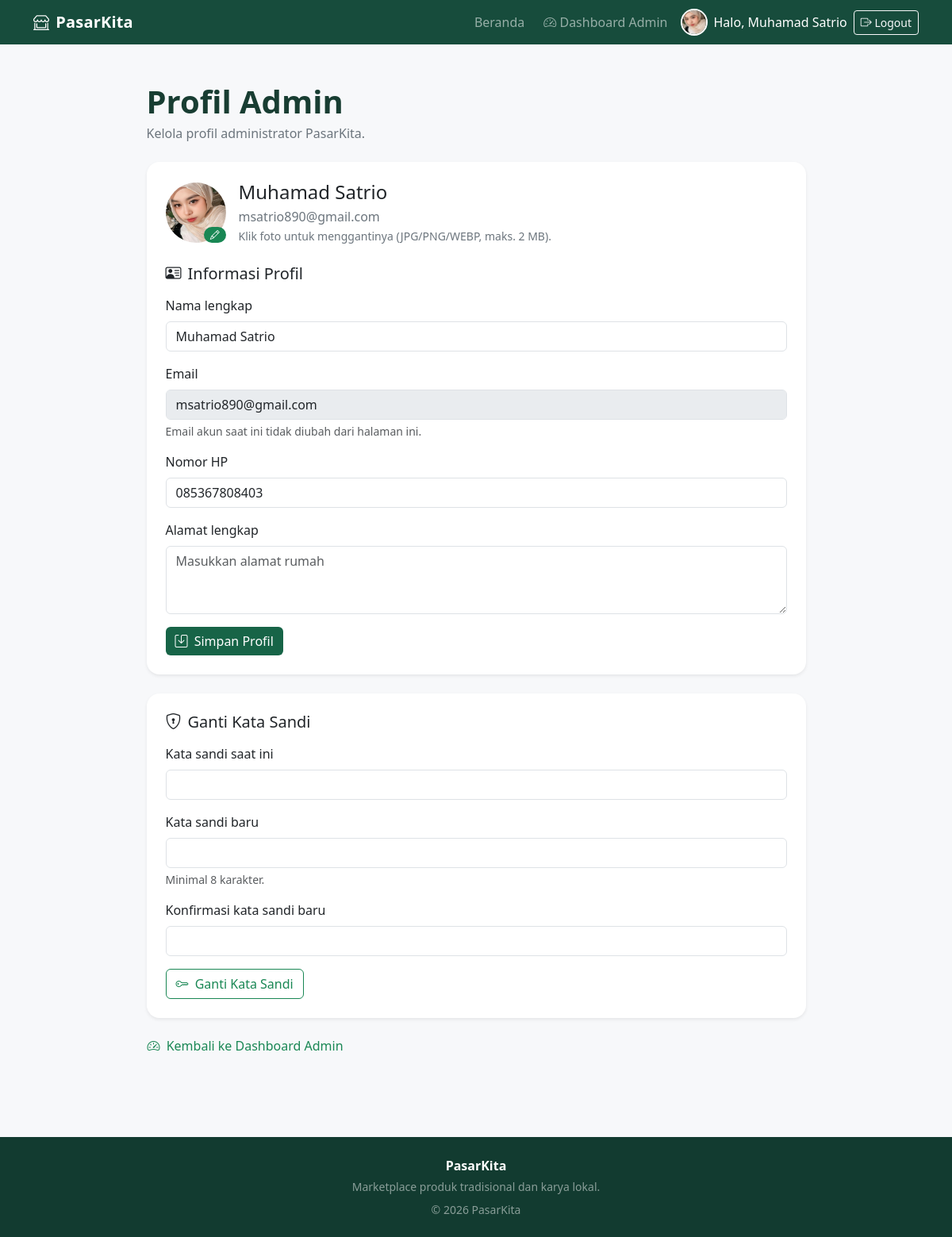
The page /akun.php (signed in) on the database its author committed.
### tables this page shows
CREATE TABLE `users` (
  `id_user` int(10) UNSIGNED NOT NULL,
  `nama` varchar(100) NOT NULL,
  `email` varchar(150) NOT NULL,
  `password` varchar(255) NOT NULL,
  `no_hp` varchar(20) DEFAULT NULL,
  `alamat` text DEFAULT NULL,
  `foto_profil` varchar(255) DEFAULT NULL,
  `role` enum('admin','penjual','pembeli') NOT NULL DEFAULT 'pembeli',
  `created_at` timestamp NOT NULL DEFAULT current_timestamp(),
  `updated_at` timestamp NULL DEFAULT NULL ON UPDATE current_timestamp()
);

### akun.php (the view, shortened to what this page needs)
<?php
require_once __DIR__ . "/config/database.php";
$id_user = (int) $_SESSION['user']['id_user'];
$stmt = $conn->prepare(
    "SELECT nama, email, no_hp, alamat, password, foto_profil
     FROM users
     WHERE id_user = ?
     LIMIT 1"
);
$stmt->bind_param("i", $id_user);
$stmt->execute();
$akun = $stmt->get_result()->fetch_assoc();
$isAdmin = (($_SESSION['user']['role'] ?? '') === 'admin');
require __DIR__ . "/includes/header.php";
?>
<div class="container py-5">
    <div class="row justify-content-center">
        <div class="col-lg-9">
            <div class="mb-4">
                <h1 class="section-title mb-1"><?= $isAdmin ? 'Profil Admin' : 'Akun Saya' ?></h1>
                <p class="text-secondary mb-0"><?= $isAdmin ? 'Kelola profil administrator PasarKita.' : 'Kelola informasi pribadi dan keamanan akun PasarKita.' ?></p>
            </div>
            <div class="card border-0 shadow-sm rounded-4 mb-4">
                <div class="card-body p-4">
                    <div class="d-flex align-items-center gap-3 mb-4">
                        <form method="post" enctype="multipart/form-data" class="m-0">
                            <label for="fotoProfilAkun" class="d-block position-relative" style="cursor:pointer" title="Klik foto untuk mengganti foto profil">
                                <?php if (!empty($akun['foto_profil'])): ?>
                                    <img src="<?= htmlspecialchars($akun['foto_profil']) ?>?v=<?= time() ?>" alt="Foto profil" class="rounded-circle" style="width:76px;height:76px;object-fit:cover">
                                <?php else: ?>
                                    <span class="rounded-circle bg-success-subtle text-success d-flex align-items-center justify-content-center" style="width:76px;height:76px;font-size:2rem"><i class="bi bi-camera"></i></span>
                                <?php endif; ?>
                                <span class="position-absolute bottom-0 end-0 badge rounded-pill text-bg-success"><i class="bi bi-pencil"></i></span>
                            </label>
                        </form>
                        <div>
                            <h4 class="mb-1"><?= htmlspecialchars($akun['nama']) ?></h4>
                            <div class="text-secondary"><?= htmlspecialchars($akun['email']) ?></div>
                            <small class="text-secondary">Klik foto untuk menggantinya (JPG/PNG/WEBP, maks. 2 MB).</small>
                        </div>
                    </div>
                    <h5 class="mb-3"><i class="bi bi-person-vcard me-2"></i>Informasi Profil</h5>
                    <form method="post">
                        <div class="mb-3">
                            <label class="form-label">Nama lengkap</label>
                            <input class="form-control" type="text" name="nama" maxlength="100"
                                   value="<?= htmlspecialchars($akun['nama']) ?>" required>
                        </div>
                        <div class="mb-3">
                            <label class="form-label">Email</label>
                            <input class="form-control" type="email"
                                   value="<?= htmlspecialchars($akun['email']) ?>" disabled>
                            <div class="form-text">Email akun saat ini tidak diubah dari halaman ini.</div>
                        </div>
                        <div class="mb-3">
                            <label class="form-label">Nomor HP</label>
                            <input class="form-control" type="tel" name="no_hp" maxlength="20"
                                   value="<?= htmlspecialchars($akun['no_hp'] ?? '') ?>"
                                   placeholder="Masukkan nomor HP">
                        </div>
                        <div class="mb-3">
                            <label class="form-label">Alamat lengkap</label>
                            <textarea class="form-control" name="alamat" rows="3" maxlength="1000"
                                      placeholder="Masukkan alamat rumah"><?= htmlspecialchars($akun['alamat'] ?? '') ?></textarea>
                        </div>
                        <button class="btn btn-pasar" type="submit">
                            <i class="bi bi-save me-1"></i> Simpan Profil
                        </button>
                    </form>
                </div>
            </div>
            <div class="card border-0 shadow-sm rounded-4">
                <div class="card-body p-4">
                    <h5 class="mb-3"><i class="bi bi-shield-lock me-2"></i>Ganti Kata Sandi</h5>
                    <form method="post">
                        <div class="mb-3">
                            <label class="form-label">Kata sandi saat ini</label>
                            <input class="form-control" type="password" name="password_lama" autocomplete="current-password" required>
                        </div>
                        <div class="mb-3">
                            <label class="form-label">Kata sandi baru</label>
                            <input class="form-control" type="password" name="password_baru"
                                   minlength="8" autocomplete="new-password" required>
                            <div class="form-text">Minimal 8 karakter.</div>
                        </div>
                        <div class="mb-3">
                            <label class="form-label">Konfirmasi kata sandi baru</label>
                            <input class="form-control" type="password" name="konfirmasi_password"
                                   minlength="8" autocomplete="new-password" required>
                        </div>
                        <button class="btn btn-outline-success" type="submit">
                            <i class="bi bi-key me-1"></i> Ganti Kata Sandi
                        </button>
                    </form>
                </div>
            </div>
            <?php if ($isAdmin): ?>
                <a href="admin/index.php" class="btn btn-link px-0 mt-3 text-success text-decoration-none"><i class="bi bi-speedometer2 me-1"></i> Kembali ke Dashboard Admin</a>
            <?php else: ?>
                <a href="pesanan_saya.php" class="btn btn-link px-0 mt-3 text-success text-decoration-none"><i class="bi bi-receipt me-1"></i> Lihat Pesanan Saya</a>
            <?php endif; ?>
        </div>
    </div>
</div>
<?php require __DIR__ . "/includes/footer.php"; ?>

### includes/header.php (shortened to what this page needs)
<?php
$user = $_SESSION['user'] ?? null;
?>
<!DOCTYPE html>
<html lang="id">
<head>
    <link href="https://cdn.jsdelivr.net/npm/bootstrap@5.3.3/dist/css/bootstrap.min.css" rel="stylesheet">
    <link href="https://cdn.jsdelivr.net/npm/bootstrap-icons@1.11.3/font/bootstrap-icons.min.css" rel="stylesheet">
    <link href="assets/css/style.css" rel="stylesheet">
</head>
<body>
<nav class="navbar navbar-expand-lg navbar-dark navbar-pasar sticky-top">
    <div class="container">
        <a class="navbar-brand fw-bold" href="index.php">
            <i class="bi bi-shop-window me-2"></i>PasarKita
        </a>
        <div class="collapse navbar-collapse" id="navbarPasar">
            <ul class="navbar-nav ms-auto align-items-lg-center gap-lg-2">
                <li class="nav-item">
                    <a class="nav-link" href="index.php">Beranda</a>
                </li>
                <?php if ($user): ?>
                    <?php if (($user['role'] ?? '') === 'admin'): ?>
                        <li class="nav-item"><a class="nav-link" href="admin/index.php"><i class="bi bi-speedometer2"></i> Dashboard Admin</a></li>
                    <?php endif; ?>
<li class="nav-item d-flex align-items-center gap-2">
    <form method="post" action="akun.php"
          enctype="multipart/form-data" class="m-0">
        <label for="fotoProfilNavbar"
               style="cursor:pointer"
               title="Klik untuk mengganti foto profil">
            <?php if (!empty($user['foto_profil'])): ?>
                <img src="<?= htmlspecialchars($user['foto_profil']) ?>?v=<?= time() ?>"
                     alt="Foto profil"
                     class="rounded-circle"
                     style="width:34px;height:34px;object-fit:cover;border:2px solid white">
            <?php endif; ?>
        </label>
    </form>
    <a href="akun.php"
       class="text-white text-decoration-none">
        Halo, <?= htmlspecialchars($user['nama'] ?? 'Akun') ?>
    </a>
</li>
                    <li class="nav-item">
                        <a class="btn btn-outline-light btn-sm" href="logout.php">
                            <i class="bi bi-box-arrow-right"></i> Logout
                        </a>
                    </li>
                <?php endif; ?>
            </ul>
        </div>
    </div>
</nav>
<main>

### assets/css/style.css (style rules this page uses)
body { background: #f7f8fa; color: #243044; }
.navbar-pasar { background: #174c3c; }
.navbar-pasar .navbar-brand { letter-spacing: .2px; }
.section-title { font-weight: 800; color: #183d32; }
.btn-pasar { background: #176447; color: #fff; border: 0; }

### rows shown on the page
users: foto_profil (picture), nama "Muhamad Satrio", email "msatrio890@gmail.com", no_hp "085367808403"
